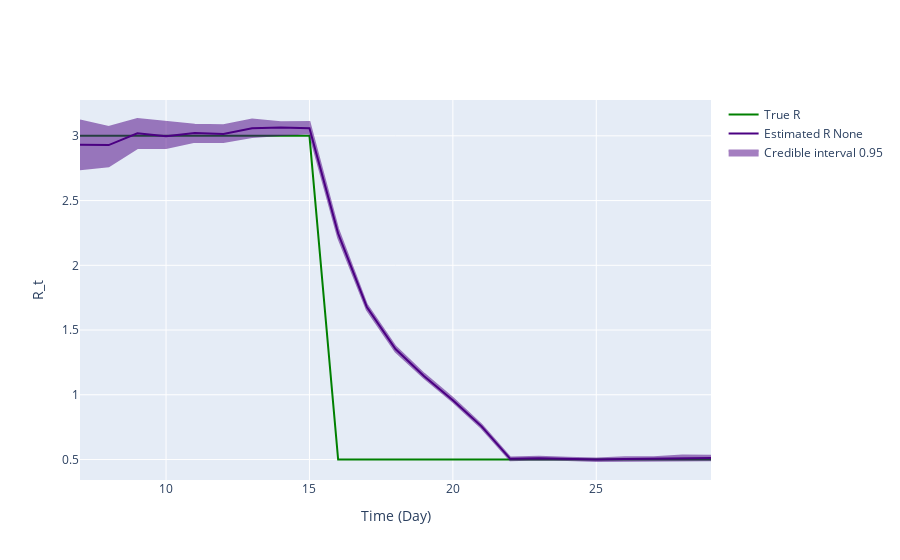

The notebook cell this image was saved under:
### Markdown cell above
## Inference plot using class method results

### Code cell
fig = ReproductionNumberPlot()

fig.add_ground_truth_rt(ground_truth)
fig.add_interval_rt(new_intervals)

fig.update_labels(time_label='Time (Day)', r_label='R_t')

fig.show_figure()

### Figure 1 — Plotly figure (JSON) as saved in the notebook; plotly's stock layout.template omitted (floating-point values rounded to 4 significant figures)
{"data": [{"line": {"color": "green"}, "mode": "lines", "name": "True R", "type": "scatter", "x": [7, 8, 9, 10, 11, 12, 13, 14, 15, 16, 17, 18, 19, 20, 21, 22, 23, 24, 25, 26, 27, 28, 29], "y": [3, 3, 3, 3, 3, 3, 3, 3, 3, 0.5, 0.5, 0.5, 0.5, 0.5, 0.5, 0.5, 0.5, 0.5, 0.5, 0.5, 0.5, 0.5, 0.5]}, {"line": {"color": "indigo"}, "mode": "lines", "name": "Estimated R None", "type": "scatter", "x": [7, 8, 9, 10, 11, 12, 13, 14, 15, 16, 17, 18, 19, 20, 21, 22, 23, 24, 25, 26, 27, 28, 29], "y": [2.932, 2.929, 3.02, 2.996, 3.023, 3.015, 3.059, 3.064, 3.059, 2.246, 1.678, 1.354, 1.143, 0.9578, 0.7558, 0.5051, 0.509, 0.5043, 0.4998, 0.5038, 0.5073, 0.5126, 0.5119]}, {"fill": "toself", "fillcolor": "indigo", "line": {"color": "indigo"}, "mode": "lines", "name": "Credible interval 0.95", "opacity": 0.5, "showlegend": true, "type": "scatter", "x": [7, 8, 9, 10, 11, 12, 13, 14, 15, 16, 17, 18, 19, 20, 21, 22, 23, 24, 25, 26, 27, 28, 29, 29, 28, 27, 26, 25, 24, 23, 22, 21, 20, 19, 18, 17, 16, 15, 14, 13, 12, 11, 10, 9, 8, 7], "y": [3.118, 3.069, 3.13, 3.105, 3.085, 3.081, 3.127, 3.105, 3.108, 2.28, 1.697, 1.372, 1.162, 0.9746, 0.7684, 0.5156, 0.5204, 0.5137, 0.5085, 0.5176, 0.5181, 0.5312, 0.529, 0.4943, 0.4935, 0.4892, 0.4923, 0.4883, 0.4956, 0.499, 0.4948, 0.7434, 0.946, 1.129, 1.334, 1.656, 2.213, 3.02, 3.006, 2.991, 2.952, 2.953, 2.906, 2.905, 2.764, 2.741]}], "layout": {"hovermode": "x unified", "xaxis": {"title": {"text": "Time (Day)"}}, "yaxis": {"title": {"text": "R_t"}}}}
